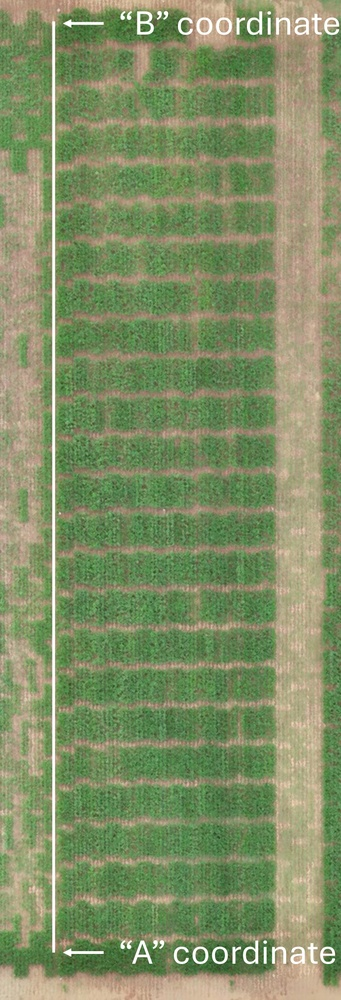
#> input picture Images/AB_Line_Upload.jpg, 341 x 1000 px, shrunk from 3379 x 9901 before the run; its folder holds only this picture in this run
$ python -i Remove_Black_Background.py   (imports and definitions only)
#> lines starting #> are read from the running program, lines starting #| are printed output that depends on the picture
import os
import cv2
import numpy as np

# Many of these functions are adapted from a script by Lei Mao, University of Chicago, 3/1/2018

def inside_rect(rect, num_cols, num_rows):
    """
    Determine if the four corners of a rotated rectangle (rect) lie
    fully within the image.
    """
    rect_center = rect[0]
    rect_center_x = rect_center[0]
    rect_center_y = rect_center[1]

    if (rect_center_x < 0) or (rect_center_x > num_cols):
        return False
    if (rect_center_y < 0) or (rect_center_y > num_rows):
        return False

    box = cv2.boxPoints(rect)
    x_max = int(np.max(box[:, 0]))
    x_min = int(np.min(box[:, 0]))
    y_max = int(np.max(box[:, 1]))
    y_min = int(np.min(box[:, 1]))

    if (x_max <= num_cols) and (x_min >= 0) and (y_max <= num_rows) and (y_min >= 0):
        return True
    else:
        return False


def rect_bbx(rect):
    """
    Return the bounding box (as an upright rect) of a rotated rectangle (rect).
    """
    box = cv2.boxPoints(rect)
    x_max = int(np.max(box[:, 0]))
    x_min = int(np.min(box[:, 0]))
    y_max = int(np.max(box[:, 1]))
    y_min = int(np.min(box[:, 1]))

    center = (int((x_min + x_max) // 2), int((y_min + y_max) // 2))
    width = int(x_max - x_min)
    height = int(y_max - y_min)
    angle = 0

    return (center, (width, height), angle)


def image_rotate_without_crop(mat, angle):
    """
    Rotate an image by 'angle' degrees without clipping its corners.
    """
    height, width = mat.shape[:2]
    image_center = (width / 2, height / 2)

    rotation_mat = cv2.getRotationMatrix2D(image_center, angle, 1.0)
    abs_cos = abs(rotation_mat[0, 0])
    abs_sin = abs(rotation_mat[0, 1])

    bound_w = int(height * abs_sin + width * abs_cos)
    bound_h = int(height * abs_cos + width * abs_sin)

    rotation_mat[0, 2] += bound_w / 2 - image_center[0]
    rotation_mat[1, 2] += bound_h / 2 - image_center[1]

    rotated_mat = cv2.warpAffine(mat, rotation_mat, (bound_w, bound_h))
    return rotated_mat


def crop_rectangle(image, rect):
    """
    Crop an upright rectangle from the image, given by 'rect'.
    """
    num_rows = image.shape[0]
    num_cols = image.shape[1]

    if not inside_rect(rect=rect, num_cols=num_cols, num_rows=num_rows):
        print("Proposed rectangle is not fully in the image.")
        return None

    rect_center_x = rect[0][0]
    rect_center_y = rect[0][1]
    rect_width = rect[1][0]
    rect_height = rect[1][1]

    return image[
        rect_center_y - rect_height // 2 : rect_center_y + rect_height - rect_height // 2,
        rect_center_x - rect_width // 2  : rect_center_x + rect_width - rect_width // 2
    ]


def crop_rotated_rectangle(image, rect):
    """
    Crop a rotated rectangle from the image, given by 'rect'.
    """
    num_rows = image.shape[0]
    num_cols = image.shape[1]

    if not inside_rect(rect=rect, num_cols=num_cols, num_rows=num_rows):
        print("Proposed rectangle is not fully in the image.")
        return None

    rotated_angle = rect[2]
    rect_bbx_upright = rect_bbx(rect=rect)

    # Crop the upright bounding box of the rotated rect
    rect_bbx_upright_image = crop_rectangle(image=image, rect=rect_bbx_upright)
    if rect_bbx_upright_image is None:
        return None

    # Rotate that bounding box subimage by the rotated rect angle
    rotated_rect_bbx_upright_image = image_rotate_without_crop(
        mat=rect_bbx_upright_image, angle=rotated_angle
    )

    rect_width = rect[1][0]
    rect_height = rect[1][1]

    crop_center = (
        rotated_rect_bbx_upright_image.shape[1] // 2,
        rotated_rect_bbx_upright_image.shape[0] // 2
    )

    return rotated_rect_bbx_upright_image[
        int(crop_center[1] - rect_height // 2) : int(crop_center[1] + (rect_height - rect_height // 2)),
        int(crop_center[0] - rect_width // 2)  : int(crop_center[0] + (rect_width - rect_width // 2))
    ]


def get_contour(img):
    """
    Find and return the sorted contours of an image (largest first).
    """
    gray = cv2.cvtColor(img, cv2.COLOR_BGR2GRAY)
    _, thres = cv2.threshold(gray, 1, 255, cv2.THRESH_BINARY)
    contours, _ = cv2.findContours(thres, cv2.RETR_TREE, cv2.CHAIN_APPROX_SIMPLE)
    contours = sorted(contours, key=cv2.contourArea, reverse=True)
    return contours


# [24 lines left out: function get_cropped_rotated, not called in this run]


def crop_image_region_of_interest(img):
    """
    Given an image, add a small border, find the largest contour,
    compute the minimum bounding rectangle, and crop to that region.
    """
    # Add a small black border so contours go to the edge if needed
    img = cv2.copyMakeBorder(img, 1, 1, 1, 1, cv2.BORDER_CONSTANT, value=0)
    cnt = get_contour(img)
    if not cnt:
        return img  # No contours found, just return original

    cnt = cnt[0]  # Largest contour
    min_rect = cv2.minAreaRect(cnt)

    # Crop the rotated rectangle
    cropped = crop_rotated_rectangle(img, min_rect)
    return cropped if cropped is not None else img


# [53 lines left out: functions iter_images_from_folder, crop_ROI, not called in this run]


#### Example usage ####
images_to_crop = 'C:/Users/aaron.desalvio/Documents/TESTING/Python_Phenomics/RGB/Cropped'
clean_images_out = 'C:/Users/aaron.desalvio/Documents/TESTING/Python_Phenomics/RGB/Cropped_Clean'
output_file_type = '.tif'

# [4 lines not run here, left out]

>>> import cv2
>>> picture = cv2.imread('../Images/AB_Line_Upload.jpg')
#> picture is the input picture: shape (1000, 341, 3); mean B, G, R 101.4, 143.3, 129
>>> result = crop_image_region_of_interest(picture)
#> in crop_image_region_of_interest, `img = cv2.copyMakeBorder(img, 1, 1, 1, 1, cv2.BORDER_CONSTANT, value=0)`:
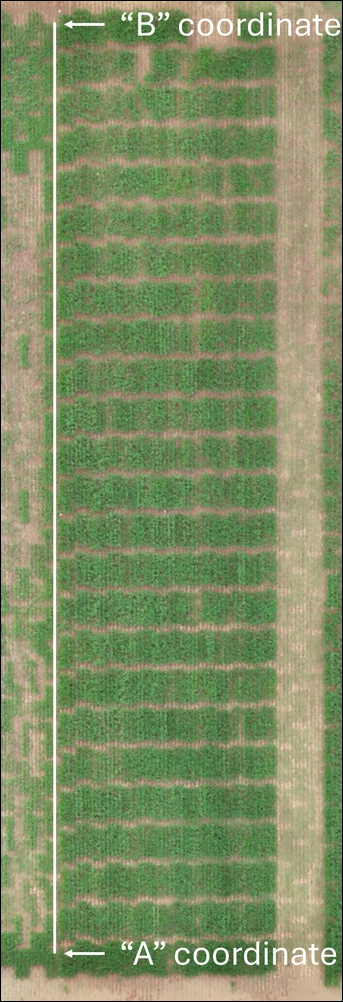
#> img: shape (1002, 343, 3); mean of channels 0, 1, 2 100.6, 142.2, 128; drawn as B, G, R
#> in get_contour, `gray = cv2.cvtColor(img, cv2.COLOR_BGR2GRAY)`:
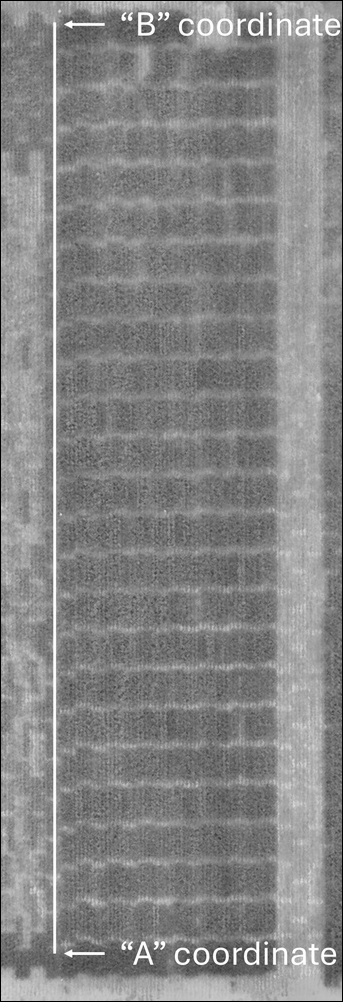
#> gray: shape (1002, 343); min 0, max 255, mean 133.2
#> in get_contour, `_, thres = cv2.threshold(gray, 1, 255, cv2.THRESH_BINARY)`:
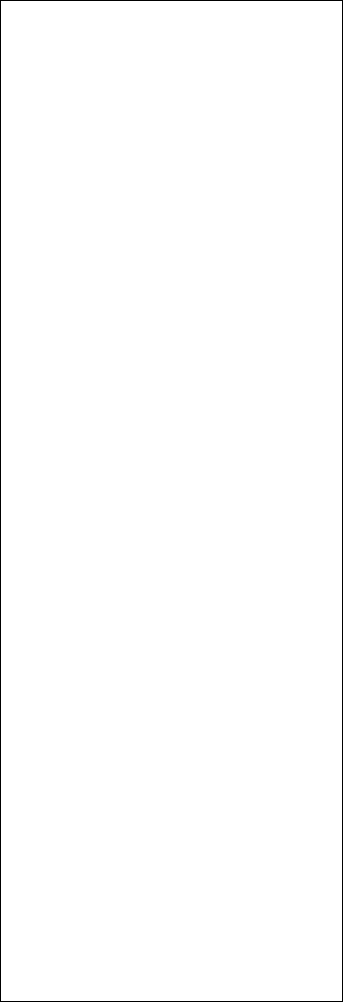
#> thres: shape (1002, 343); 99.2% white; black in thin lines or dots
#> in get_contour, `contours, _ = cv2.findContours(thres, cv2.RETR_TREE, cv2.CHAIN_APPROX_..`: contours = [[[1, 1], [1, 1000], [341, 1000], [341, 1]]]
#> in crop_image_region_of_interest, `cnt = cnt[0]`: cnt = [[1, 1], [1, 1000], [341, 1000], [341, 1]]
#> in crop_image_region_of_interest, `min_rect = cv2.minAreaRect(cnt)`: min_rect = ((171, 500.5), (999, 340), -90)
#> in inside_rect, `rect_center = rect[0]`: rect_center = (171, 500.5)
#> in inside_rect, `rect_center_x = rect_center[0]`: rect_center_x = 171
#> in inside_rect, `rect_center_y = rect_center[1]`: rect_center_y = 500.5
#> in inside_rect, `box = cv2.boxPoints(rect)`: box = [[341, 1000], [1, 1000], [1, 1], [341, 1]]
#> in inside_rect, `x_max = int(np.max(box[:, 0]))`: x_max = 341
#> in inside_rect, `x_min = int(np.min(box[:, 0]))`: x_min = 1
#> in inside_rect, `y_max = int(np.max(box[:, 1]))`: y_max = 1000
#> in inside_rect, `y_min = int(np.min(box[:, 1]))`: y_min = 1
#> in crop_rotated_rectangle, `rotated_angle = rect[2]`: rotated_angle = -90
#> in rect_bbx, `box = cv2.boxPoints(rect)`: box = [[341, 1000], [1, 1000], [1, 1], [341, 1]]
#> in rect_bbx, `x_max = int(np.max(box[:, 0]))`: x_max = 341
#> in rect_bbx, `x_min = int(np.min(box[:, 0]))`: x_min = 1
#> in rect_bbx, `y_max = int(np.max(box[:, 1]))`: y_max = 1000
#> in rect_bbx, `y_min = int(np.min(box[:, 1]))`: y_min = 1
#> in rect_bbx, `center = (int((x_min + x_max) // 2), int((y_min + y_max) // 2))`: center = (171, 500)
#> in rect_bbx, `width = int(x_max - x_min)`: width = 340
#> in rect_bbx, `height = int(y_max - y_min)`: height = 999
#> in crop_rotated_rectangle, `rect_bbx_upright = rect_bbx(rect=rect)`: rect_bbx_upright = ((171, 500), (340, 999), 0)
#> in crop_rectangle, `rect_center_x = rect[0][0]`: rect_center_x = 171
#> in crop_rectangle, `rect_center_y = rect[0][1]`: rect_center_y = 500
#> in crop_rectangle, `rect_width = rect[1][0]`: rect_width = 340
#> in crop_rectangle, `rect_height = rect[1][1]`: rect_height = 999
#> in image_rotate_without_crop, `rotation_mat = cv2.getRotationMatrix2D(image_center, angle, 1.0)`: rotation_mat = [[6.12e-17, -1, 669.5], [1, 6.12e-17, 329.5]]
#> in image_rotate_without_crop, `abs_cos = abs(rotation_mat[0, 0])`: abs_cos = 6.12e-17
#> in image_rotate_without_crop, `abs_sin = abs(rotation_mat[0, 1])`: abs_sin = 1
#> in image_rotate_without_crop, `bound_w = int(height * abs_sin + width * abs_cos)`: bound_w = 999
#> in image_rotate_without_crop, `bound_h = int(height * abs_cos + width * abs_sin)`: bound_h = 340
#> in image_rotate_without_crop, `rotated_mat = cv2.warpAffine(mat, rotation_mat, (bound_w, bound_h))`:
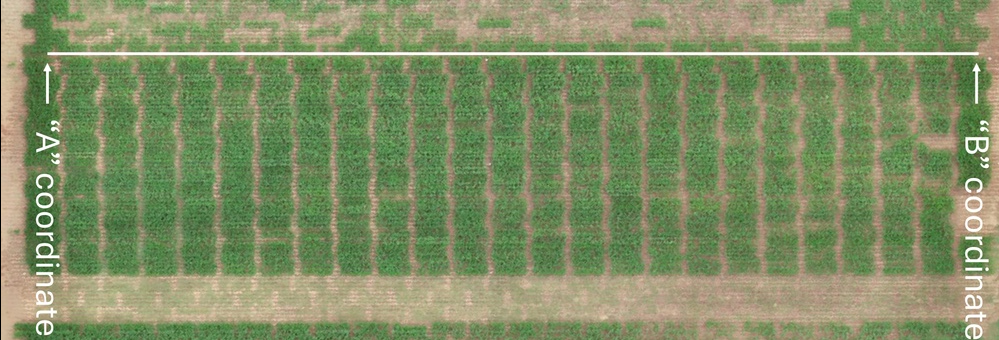
#> rotated_mat: shape (340, 999, 3); mean of channels 0, 1, 2 101.3, 143.1, 128.8; drawn as B, G, R
#> in crop_rotated_rectangle, `rect_width = rect[1][0]`: rect_width = 999
#> in crop_rotated_rectangle, `rect_height = rect[1][1]`: rect_height = 340
